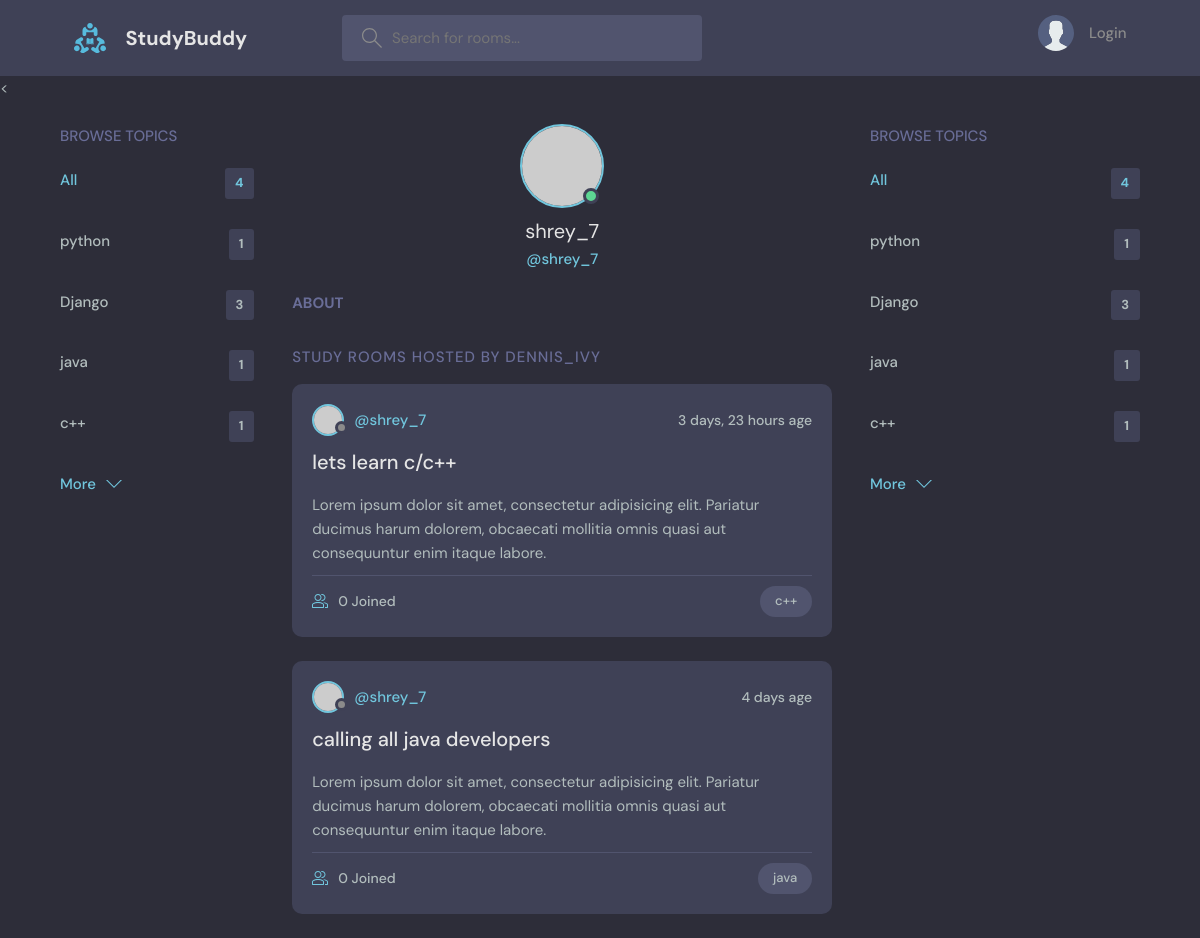
The page /profile/7/ on the database as committed earlier.
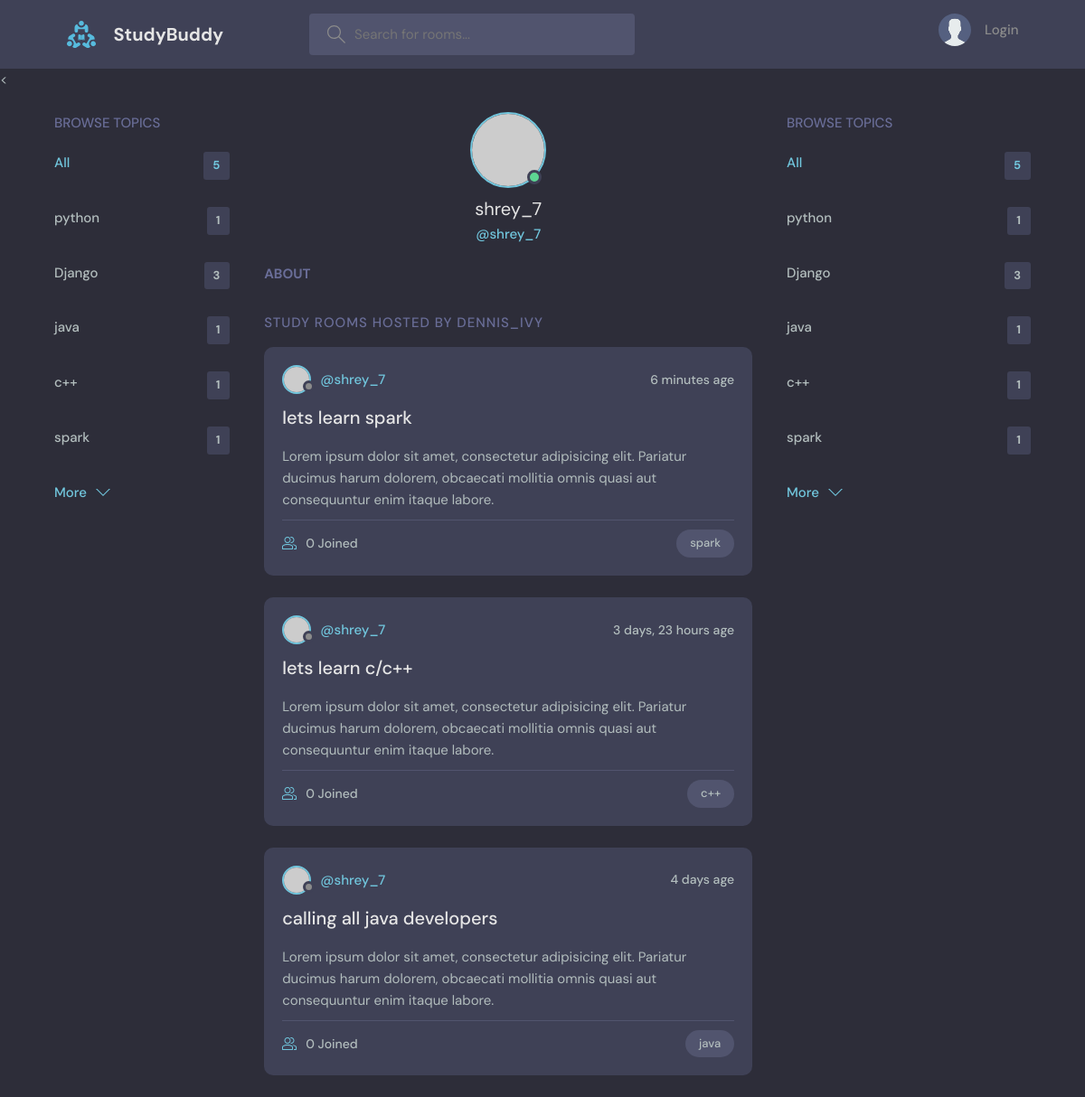
The same page on the database as committed later.
### base/models.py (models this page shows, shortened)
class Topic(models.Model):
    name = models.CharField(max_length=200)

class Room(models.Model):
    host = models.ForeignKey(User, on_delete=models.SET_NULL, null=True)
    topic = models.ForeignKey(Topic, on_delete=models.SET_NULL, null=True)
    name = models.CharField(max_length=200)
    description = models.TextField(null=True, blank=True)
    participants = models.ManyToManyField(User, related_name='participants', blank=True)
    updated = models.DateTimeField(auto_now=True)
    created = models.DateTimeField(auto_now_add=True) #auto_now_add only takes a timestamp
    class Meta:
        ordering = ['-updated', '-created']

### base/views.py (the view)
# urls.py: path('profile/<str:pk>/', views.userProfile, name='user-profile'),
def userProfile(request, pk):
    user = User.objects.get(id=pk)
    rooms = user.room_set.all()
    room_messages = user.message_set.all()
    topics = Topic.objects.all()
    context = {'user': user, 'rooms': rooms,'room_messages':room_messages, 'topics': topics}
    return render(request, 'base/profile.html', context)

### base/templates/base/profile.html (shortened to what this page needs)
{% extends 'main.html' %}
{% block content %}
  <main class="profile-page layout layout--3">
    <div class="container">
      {% include 'base/topic_components.html' %}
      <div class="roomList">
        <div class="profile">
          <div class="profile__avatar">
            <div class="avatar avatar--large active">
              <img src="https://randomuser.me/api/portraits/men/11.jpg" />
            </div>
          </div>
          <div class="profile__info">
            <h3>{{user.username}}</h3>
            <p>@{{user.username}}</p>
          </div>
          <div class="profile__about">
            <h3>About</h3>
          </div>
        </div>
        <div class="roomList__header">
          <div>
            <h2>Study Rooms Hosted by dennis_ivy</a>
            </h2>
          </div>
        </div>
       {% include 'base/feed_components.html' %}
      </div>
      {% include 'base/topic_components.html' %}
    </div>
  </main>
{% endblock content%}

### base/templates/base/topic_components.html
<div class="topics">
          <div class="topics__header">
            <h2>Browse Topics</h2>
          </div>
          <ul class="topics__list">
            <li>
              <a href="{% url 'home'%}" class="active">All <span>{{topics.count}}</span></a>
            </li>
              {% for topic in topics %}
            <li>
              <a href="{% url 'home' %}?q={{topic.name}} ">{{ topic.name }} <span>{{topic.room_set.all.count}}</span></a>
            </li>
              {% endfor %}
          </ul>
          <a class="btn btn--link" href="topics.html">
            More
            <svg version="1.1" xmlns="http://www.w3.org/2000/svg" width="32" height="32" viewBox="0 0 32 32">
              <title>chevron-down</title>
              <path d="M16 21l-13-13h-3l16 16 16-16h-3l-13 13z"></path>
            </svg>
          </a>
        </div>

### base/templates/base/feed_components.html (shortened to what this page needs)
{% for room in rooms %}
<div class="roomListRoom">
    <div class="roomListRoom__header">
        {% if room.host %}
        <a href="{% url 'user-profile' room.host.id %}" class="roomListRoom__author">
            <div class="avatar avatar--small">
                <img src="https://randomuser.me/api/portraits/women/11.jpg" />
            </div>
            <span>@{{room.host.username}}</span>
        </a>
        {% endif %}
        <div class="roomListRoom__actions">
            <span>{{room.created|timesince}} age</span>
        </div>
    </div>
    <div class="roomListRoom__content">
        <a href="{% url 'room' room.id %}">{{room.name}}</a>
        <p>
            Lorem ipsum dolor sit amet, consectetur adipisicing elit. Pariatur ducimus harum dolorem, obcaecati mollitia omnis quasi aut consequuntur enim itaque labore.
        </p>
    </div>
    <div class="roomListRoom__meta">
        <a href="{% url 'room' room.id %}" class="roomListRoom__joined">
            {{room.participants.all.count}} Joined
        </a>
        <p class="roomListRoom__topic">{{room.topic.name}}</p>
    </div>
</div>
{% endfor %}

Rows that differ between the two databases and show on the page:
added Topic: name "spark", room_set.all.count "1"
added Room: host.username "shrey_7", created "6 minutes", name "lets learn spark", participants.all.count "0", topic.name "spark"
Other text that changed with them:
{{ topics.count }}: "4 4" → "5 5"
